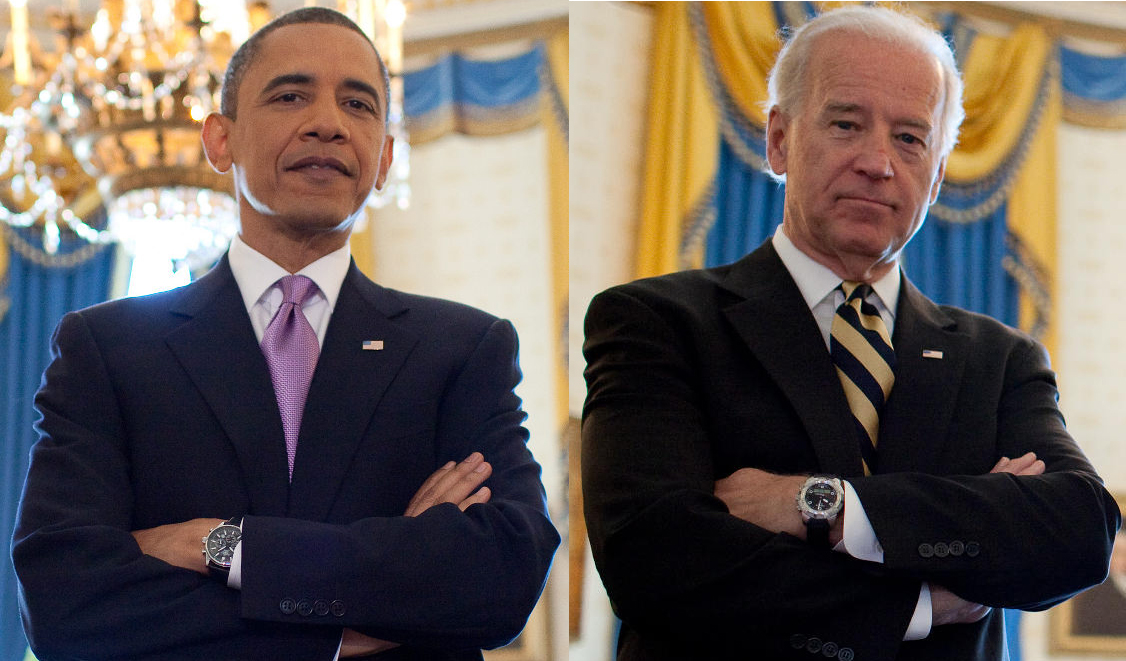
#> input picture unit7_8_face_recognition/img/haar/group.jpg, 1126 x 661 px
$ python lab0b_haar_face_eye.py
#> lines starting #> are read from the running program, lines starting #| are printed output that depends on the picture; after the words box and inside, x2 and y2 are one past the last pixel; in counts of white or black regions, pixels touching at a corner belong together
"""
[실습 0-B] 얼굴 안에서 눈까지 찾기 – Haar Cascade + ROI
교안: 통합 교안 7.3.5

▶ 준비 : img/haar/group.jpg  (여러 사람이 나온 사진 – 오바마·바이든)
▶ 실행 : python lab0b_haar_face_eye.py
▶ 결과 : 얼굴은 파란 네모, 눈은 초록 네모 (아무 키나 누르면 종료)
"""
import cv2

# 1) 얼굴용·눈용 분류기 불러오기
face_xml = cv2.data.haarcascades + 'haarcascade_frontalface_default.xml'
face_cascade = cv2.CascadeClassifier(face_xml)
eye_xml = cv2.data.haarcascades + 'haarcascade_eye.xml'
eye_cascade = cv2.CascadeClassifier(eye_xml)

# 2) 사진 불러와서 흑백으로 바꾸기 (Haar는 밝기 차이만 봄)
img = cv2.imread('./img/haar/group.jpg')
#> img is the input picture: shape (661, 1126, 3); mean B, G, R 87, 92.9, 103.3
gray = cv2.cvtColor(img, cv2.COLOR_BGR2GRAY)
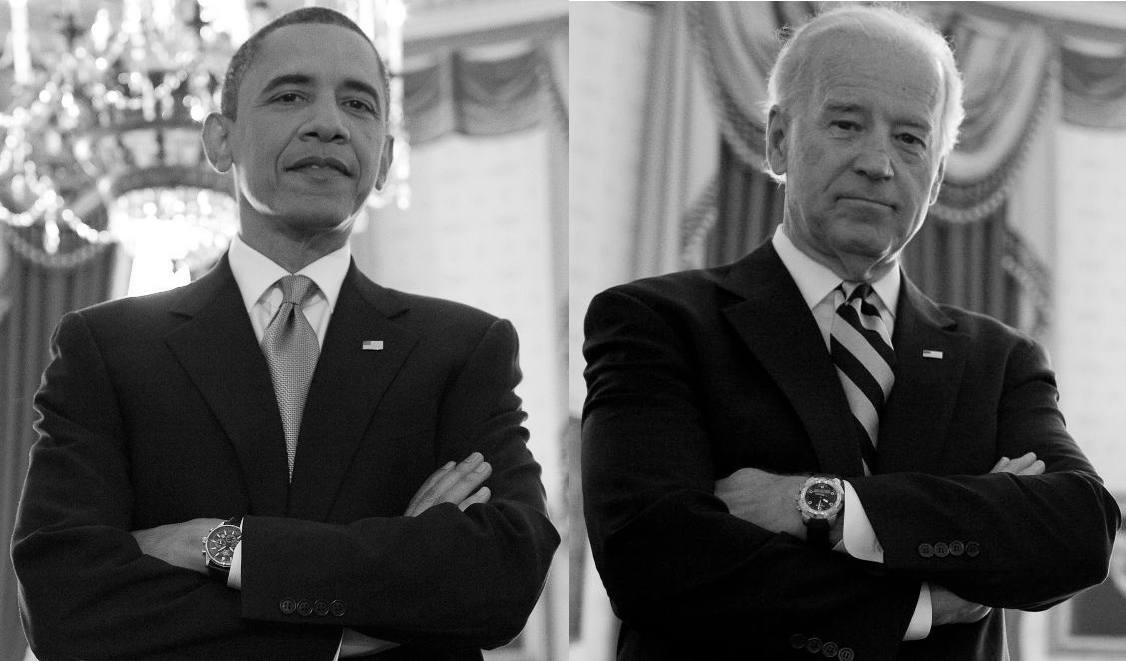
#> gray: shape (661, 1126); min 0, max 255, mean 95.3

# 3) 사진에서 얼굴 찾기 (scaleFactor=1.3, minNeighbors=5)
faces = face_cascade.detectMultiScale(gray, 1.3, 5)
#> faces = [[235, 30, 172, 172], [786, 64, 172, 172]]

for (x, y, w, h) in faces:
    # 4) 얼굴에 파란 네모 그리기
    cv2.rectangle(img, (x, y), (x + w, y + h), (255, 0, 0), 2)

    # 5) 얼굴 부분만 잘라 낸 ROI(관심 영역) 만들기
    roi_gray = gray[y:y + h, x:x + w]
    roi_color = img[y:y + h, x:x + w]

    # 6) ROI 안에서만 눈 찾기 → 눈에 초록 네모 (ROI에 그리면 원본에도 반영됨)
    eyes = eye_cascade.detectMultiScale(roi_gray)
    for (ex, ey, ew, eh) in eyes:
        cv2.rectangle(roi_color, (ex, ey), (ex + ew, ey + eh), (0, 255, 0), 2)
#> this loop made 2 passes
#> (x, y, w, h, eyes) on passes 1 to 2: (235, 30, 172, 172, [[34, 48, 38, 38], [98, 53, 41, 41]]), (786, 64, 172, 172, [[102, 57, 35, 35], [33, 38, 50, 50]])
#> pass 1, `roi_gray = gray[y:y + h, x:x + w]`:
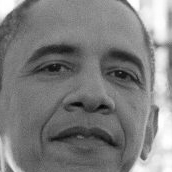
#> roi_gray: shape (172, 172); min 5, max 255, mean 125.9
#> pass 1, `roi_color = img[y:y + h, x:x + w]`:
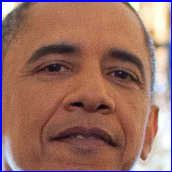
#> roi_color: shape (172, 172, 3); mean B, G, R 100.1, 109.9, 152.4
#> pass 2, `roi_gray = gray[y:y + h, x:x + w]`:
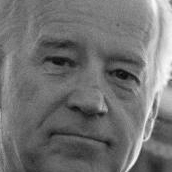
#> roi_gray: shape (172, 172); min 7, max 251, mean 113.7
#> pass 2, `roi_color = img[y:y + h, x:x + w]`:
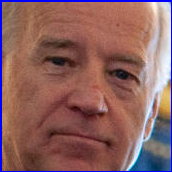
#> roi_color: shape (172, 172, 3); mean B, G, R 96.2, 97.9, 140
#> after the loop:
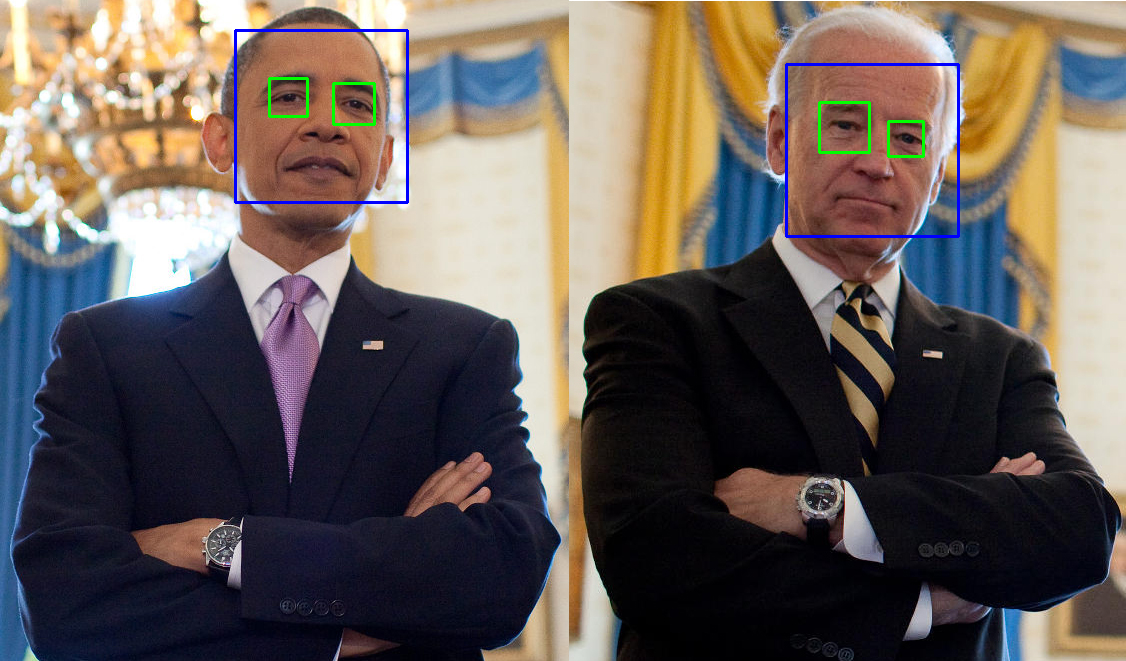
#> img: shape (661, 1126, 3); 0.82% of pixels changed, all inside (x1, y1, x2, y2) = (234, 29, 960, 238)
#> after the loop:
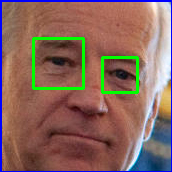
#> roi_color: shape (172, 172, 3); 3.42% of pixels changed, all inside (x1, y1, x2, y2) = (32, 37, 139, 94)

# 7) 결과 보여 주기 (아무 키나 누르면 종료)
cv2.imshow('result', img)
cv2.waitKey(0)
cv2.destroyAllWindows()

$ run again, with unit7_8_face_recognition/img/haar/single.jpg copied over unit7_8_face_recognition/img/haar/group.jpg
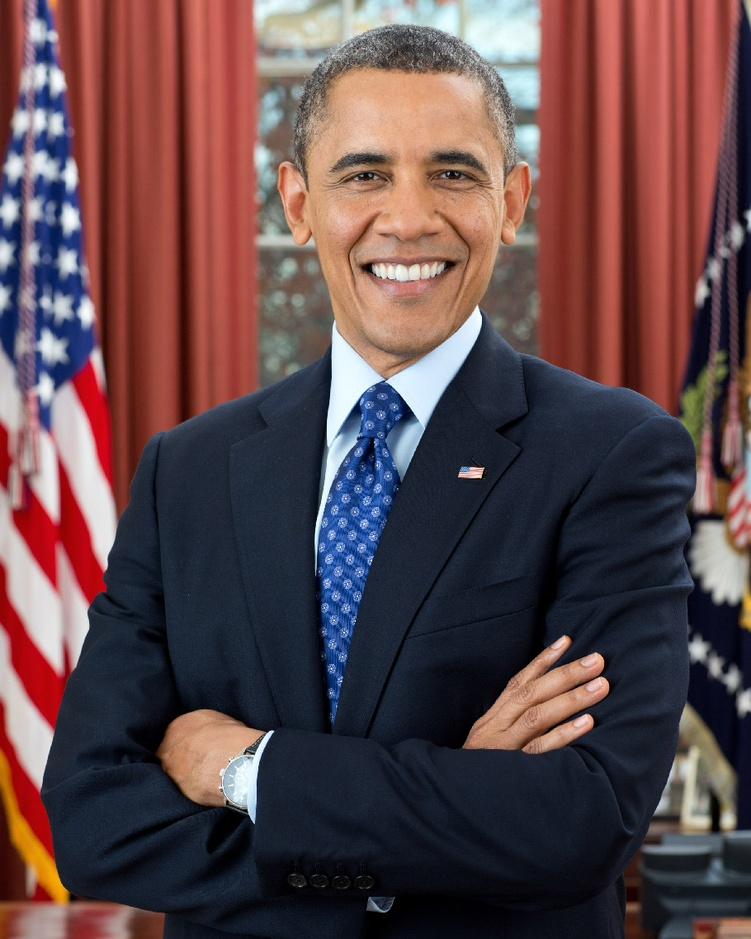
#> input picture unit7_8_face_recognition/img/haar/single.jpg, 751 x 939 px, shrunk from 910 x 1137 before the run
#> img is the input picture: shape (939, 751, 3); mean B, G, R 74.7, 71.7, 95
#> `gray = cv2.cvtColor(img, cv2.COLOR_BGR2GRAY)`:
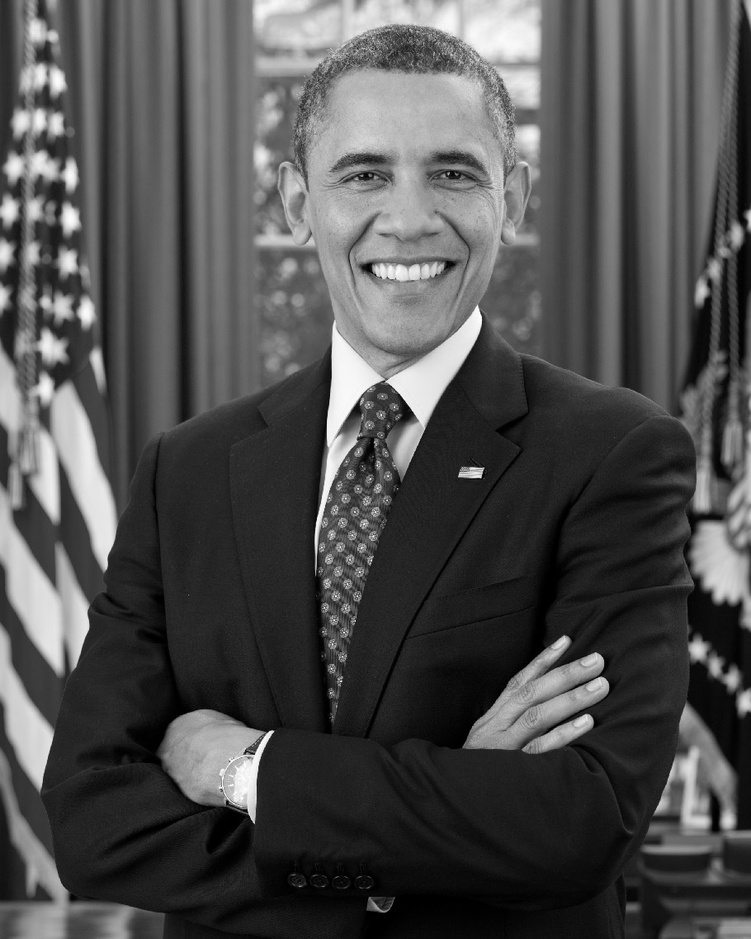
#> gray: shape (939, 751); min 0, max 254, mean 79
#> faces = [[283, 75, 250, 250]]
#> the loop `for (x, y, w, h) in faces:` made 1 pass
#> (x, y, w, h, eyes) on pass 1: (283, 75, 250, 250, [[46, 65, 69, 69], [138, 72, 57, 57], [60, 172, 46, 46]])
#> after the loop `for (x, y, w, h) in faces:`:
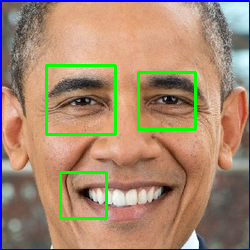
#> roi_color: shape (250, 250, 3); mean B, G, R 113.9, 137.8, 166.4
